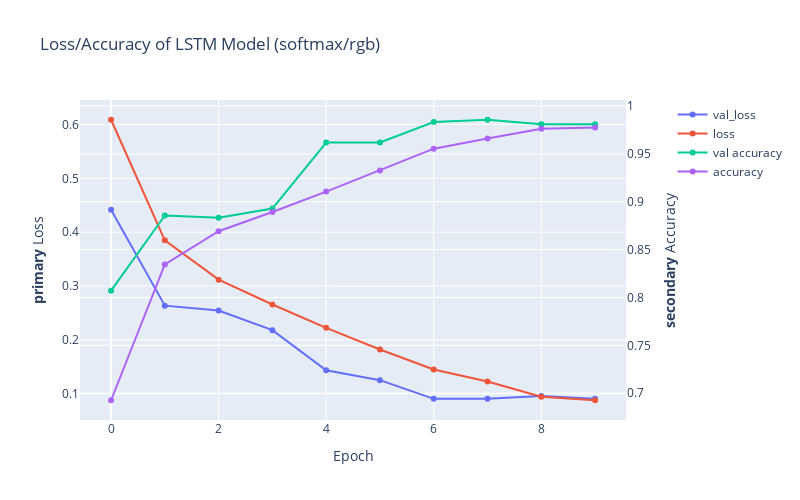

This figure's notebook cell:
### Markdown cell above
### Model learining curve - C

### Code cell
import plotly.graph_objects as go
from plotly.subplots import make_subplots

fig = make_subplots(specs=[[{"secondary_y": True}]])

fig.add_trace(
    go.Scatter( y=model.history.history['val_loss'], name="val_loss"),
    secondary_y=False,
)
fig.add_trace(
    go.Scatter( y=model.history.history['loss'], name="loss"),
    secondary_y=False,
)
fig.add_trace(
    go.Scatter( y=model.history.history['val_accuracy'], name="val accuracy"),
    secondary_y=True,
)
fig.add_trace(
    go.Scatter( y=model.history.history['accuracy'], name="accuracy"),
    secondary_y=True,
)

fig.update_layout(
    title_text="Loss/Accuracy of LSTM Model (softmax/rgb)"
)

fig.update_xaxes(title_text="Epoch")

fig.update_yaxes(title_text="<b>primary</b> Loss", secondary_y=False)
fig.update_yaxes(title_text="<b>secondary</b> Accuracy", secondary_y=True)

fig.update_layout(
    autosize=False,
    width=800, 
    height=500, 
    )

fig.show()
fig.write_image(f'{file_path}/model_history.png')

### Figure 1 — Plotly figure (JSON) as saved in the notebook; plotly's stock layout.template omitted (floating-point values rounded to 4 significant figures)
{"data": [{"name": "val_loss", "type": "scatter", "xaxis": "x", "y": [0.4418, 0.2636, 0.2545, 0.2181, 0.1438, 0.1253, 0.09062, 0.09088, 0.09608, 0.09063], "yaxis": "y"}, {"name": "loss", "type": "scatter", "xaxis": "x", "y": [0.6087, 0.3849, 0.3119, 0.2657, 0.2224, 0.1822, 0.1452, 0.1229, 0.09439, 0.088], "yaxis": "y"}, {"name": "val accuracy", "type": "scatter", "xaxis": "x", "y": [0.8071, 0.8857, 0.8833, 0.8929, 0.9619, 0.9619, 0.9833, 0.9857, 0.981, 0.981], "yaxis": "y2"}, {"name": "accuracy", "type": "scatter", "xaxis": "x", "y": [0.6926, 0.8346, 0.8692, 0.8893, 0.9107, 0.9327, 0.9555, 0.966, 0.9762, 0.9776], "yaxis": "y2"}], "layout": {"autosize": false, "height": 500, "title": {"text": "Loss/Accuracy of LSTM Model (softmax/rgb)"}, "width": 800, "xaxis": {"anchor": "y", "domain": [0, 0.94], "title": {"text": "Epoch"}}, "yaxis": {"anchor": "x", "domain": [0, 1], "title": {"text": "<b>primary</b> Loss"}}, "yaxis2": {"anchor": "x", "overlaying": "y", "side": "right", "title": {"text": "<b>secondary</b> Accuracy"}}}}
